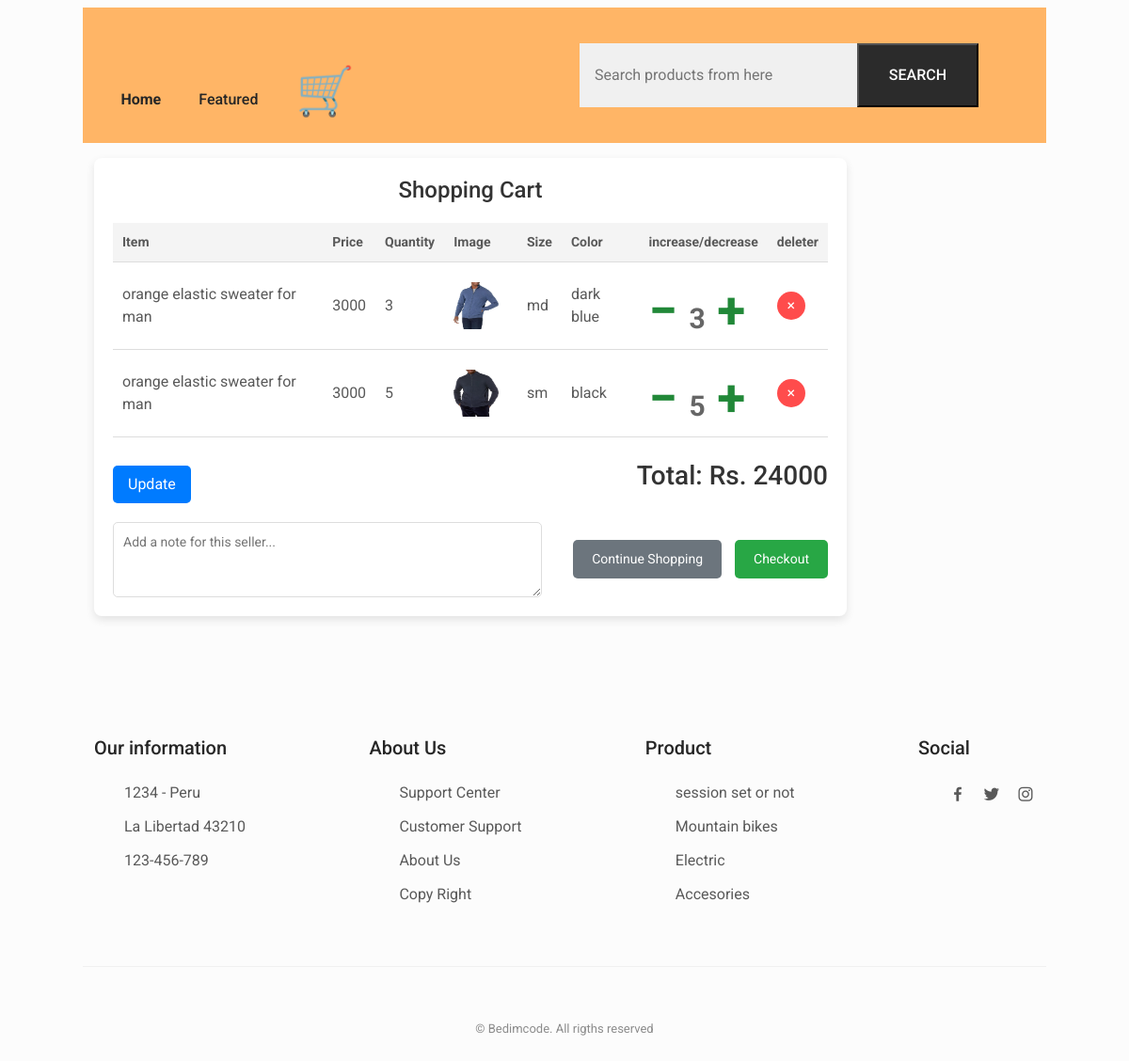
/cart/ (signed in), run on the app's committed database.
### add_to_card/models.py (models this page shows)
class Card(models.Model):
    c_id= models.BigAutoField(auto_created=True, primary_key=True, serialize=False)
    c_user=models.ForeignKey(User,on_delete=models.CASCADE,related_name='user')
    c_product=models.ForeignKey(product,on_delete=models.CASCADE,related_name='product')
    c_color_variant=models.ForeignKey(ColorVariant,on_delete=models.CASCADE,related_name='c_v')
    c_size_variant=models.ForeignKey(SizeVariant,on_delete=models.CASCADE,related_name='s_v')
    quantity=models.IntegerField(default=1)
    price=models.IntegerField(default=0)

### products/models.py (models this page shows, shortened)
class product(models.Model):
    p_id=models.BigAutoField(auto_created=True, primary_key=True, serialize=False,)
    p_name=models.CharField(max_length=100)
    p_price=models.IntegerField()
    p_compony=models.CharField(max_length=100)
    p_is_sale=models.BooleanField(default=False)
    p_description=models.CharField(max_length=1500)
    p_child_category=models.ForeignKey(child_category,on_delete=models.CASCADE,related_name='p_child_category')
    p_gender=models.ForeignKey(gender,on_delete=models.CASCADE,related_name='child_category')
    slug=models.SlugField()
    color_variant = models.ManyToManyField(ColorVariant,blank=True)
    size_variant = models.ManyToManyField(SizeVariant,blank=True)

class product_image(models.Model):
    i_id=  models.BigAutoField(auto_created=True, primary_key=True, serialize=False,)
    image=models.ImageField(upload_to='images')
    product_id=models.ForeignKey(product,on_delete=models.CASCADE,related_name='p_image')

class SizeVariant(models.Model):
    size_name = models.CharField(max_length=100)
    price=models.IntegerField(default=0)

class ColorVariant(models.Model):
    color_name=models.CharField(max_length=100)
    price=models.IntegerField(default=0)

### add_to_card/views.py (the view, shortened to what this page needs)
# urls.py: path('cart/',include('add_to_card.urls')),
def cart(request):
    try:
        values={}
        if(request.GET.get('increaseQuantity')):
            id=request.GET.get('increaseQuantity')
            cartObj=Card.objects.get(c_id=id)
            cartObj.quantity=cartObj.quantity+1
            cartObj.save()
            request.session['NumberOfCartItems']=request.session['NumberOfCartItems']+1
        card_data=Card.objects.filter(c_user=request.user)
        values.update({'card_data':card_data})
        total=0
        for productss in card_data:
            price=productss.c_product.p_price*productss.quantity
            total=total+price
        values.update({'total':total})
        return render(request,'addtocart/addtocart.html',values)
    except Exception as e:
        messages.warning(request,"something went wrong")
        messages.warning(request,e)
        return render(request,'home/notPageFoundError.html')

### templates/addtocart/addtocart.html (shortened to what this page needs)
<!DOCTYPE html>
<html lang="en">
<head>
    <link rel="stylesheet" href="styles.css">
</head>
<body>
    {% extends "base/base.html" %}
    {% block start %}
      <div class="container">
        <div class="row">
            <div class="col">
    <div class="cart-container">
        <h1>Shopping Cart</h1>
        <table class="cart-table">
            <thead>
                <tr>
                    <th>Item</th>
                    <th>Price</th>
                    <th>Quantity</th>
                    <th>Image</th>
                    <th>Size</th>
                    <th>Color</th>
                    <th>increase/decrease</th>
                    <th>deleter</th>
                </tr>
            </thead>
            <tbody>
                {% for product in card_data %}
                <tr>
                    <td>{{product.c_product.p_name}}</td>
                    <td>{{product.c_product.p_price}}</td>
                    <td>{{product.quantity}}</td>
                    <td>
                        <div class="item-details">
                            <img src="/media/images/{{product.c_product.p_image.first.image}}" alt="{{product.c_product.p_name}} image">
                        </div>
                    </td>
                    <td>{{product.c_size_variant.size_name}}</td>
                    <td>{{product.c_color_variant.color_name}}</td>
                    <td> {% include 'addtocart/increase_decreaseButtons.html' %}</td>
                    <td><a href="{% url 'delete_card' product.c_id %}"><button class="remove-btn">&times;</button></a></td>
                </tr>
                {% endfor %}
            </tbody>
        </table>
        <div class="cart-summary">
            <button class="update-btn">Update</button>
            <h3>Total: Rs. {{total}}</h3>
        </div>
        <div class="cart-actions">
            <textarea placeholder="Add a note for this seller..."></textarea>
            <div>
                <button class="shopping-btn">Continue Shopping</button>
                <button class="checkout-btn">Checkout</button>
            </div>
        </div>
    </div>
            </div>
      </div>
    </div>    {% endblock %}

### templates/addtocart/increase_decreaseButtons.html (shortened to what this page needs)
<!DOCTYPE html>
<html lang="en">
<head>
</head>
<body>
    {% if product.quantity > 1 %}
    <button class="minusbutton" name="{{product.c_id}}" id="buttonminus-{{product.c_id}}">&minus;</button>
    {% endif %}
    <span style="font-size: 30px; font-weight: bold; color: #666;">{{product.quantity}}</span>
    <button class="plusbutton" name="{{product.c_id}}" id="buttonplus-{{product.c_id}}">&plus;</button>
</body>
</html>

### static/css/styles.css (style rules this page uses)
:root { --header-height: 3.5rem; --first-color: hsl(31, 100%, 70%); --button-color: hsl(0, 0%, 17%); --button-color-alt: hsl(0, 0%, 21%); --title-color: hsl(0, 0%, 15%); --text-color: hsl(0, 0%, 35%); --text-color-light: hsl(0, 0%, 55%); --body-color: hsl(0, 0%, 99%); --container-color: #fff; --border-color: hsl(0, 0%, 94%); --body-font: 'Roboto', sans-serif; --biggest-font-size: 2rem; --h1-font-size: 1.5rem; --h2-font-size: 1.25rem; --h3-font-size: 1rem; --normal-font-size: .938rem; --small-font-size: .813rem; --smaller-font-size: .75rem; --font-medium: 500; --font-bold: 700; --mb-0-5: .5rem; --mb-0-75: .75rem; --mb-1: 1rem; --mb-1-5: 1.5rem; --mb-2: 2rem; --mb-2-5: 2.5rem; --mb-3: 3rem; --z-tooltip: 10; --z-fixed: 100; }
@media screen and (min-width: 968px) { :root { --biggest-font-size: 2.5rem; --h1-font-size: 2.25rem; --h2-font-size: 1.5rem; --h3-font-size: 1.25rem; --normal-font-size: 1rem; --small-font-size: .875rem; --smaller-font-size: .813rem; } }
* { box-sizing: border-box; padding: 0; margin: 0; }
html { scroll-behavior: smooth; }
body, button, input { font-family: var(--body-font); font-size: var(--normal-font-size); }
body { margin: 0; background-color: var(--body-color); color: var(--text-color); transition: .4s; }
h1, h2, h3, h4 { color: var(--title-color); font-weight: var(--font-medium); }
a { text-decoration: none; }
img { max-width: 100%; height: auto; }
button { cursor: pointer; border: none; outline: none; }
.container { max-width: 1024px; margin-left: var(--mb-1-5); margin-right: var(--mb-1-5); }
@media screen and (min-width: 1024px) { .container { margin-left: auto; margin-right: auto; } }

### templates/addtocart/addtocart.html (style rules this page uses)
body { font-family: Arial, sans-serif; background-color: #f9f9f9; margin: 0; padding: 0; display: block; align-items: center; min-height: 100vh; }
.cart-container { background: #fff; padding: 20px; border-radius: 8px; box-shadow: 0 4px 10px rgba(0, 0, 0, 0.1); width: 90%; max-width: 800px; }
.cart-container h1 { text-align: center; margin-bottom: 20px; font-size: 24px; color: #333; }
.cart-table { width: 100%; border-collapse: collapse; margin-bottom: 20px; }
.cart-table th, .cart-table td { border-bottom: 1px solid #ddd; padding: 10px; text-align: left; }
.cart-table th { background: #f4f4f4; font-size: 14px; }
.cart-table td img { width: 50px; height: 50px; border-radius: 5px; margin-right: 10px; }
.item-details { display: flex; align-items: center; }
.remove-btn { background: #ff4c4c; color: white; border: none; border-radius: 50%; font-size: 16px; width: 30px; height: 30px; cursor: pointer; }
.update-btn { background: #007bff; color: white; border: none; padding: 8px 16px; border-radius: 5px; cursor: pointer; margin-top: 10px; }
.cart-summary { display: flex; justify-content: space-between; align-items: center; margin-bottom: 20px; }
.cart-summary h3 { color: #333; }
.cart-actions { display: flex; justify-content: space-between; align-items: center; }
.cart-actions textarea { width: 60%; height: 80px; border: 1px solid #ddd; border-radius: 5px; padding: 10px; font-size: 14px; }
.cart-actions button { padding: 10px 20px; border: none; border-radius: 5px; font-size: 14px; cursor: pointer; }
.shopping-btn { background: #6c757d; color: white; }
.checkout-btn { background: #28a745; color: white; margin-left: 10px; }
.plusbutton,.minusbutton { height: 40px; background-color: white; font-size: 55px; font-weight: bold; color: #218838; }

### data on the page
Card: c_product.p_name "orange elastic sweater for man", c_product.p_price "3000", quantity "3", c_product.p_image.first.image (picture), c_size_variant.size_name "md", c_color_variant.color_name "dark blue"
Card: c_product.p_name "orange elastic sweater for man", c_product.p_price "3000", quantity "5", c_product.p_image.first.image (picture), c_size_variant.size_name "sm", c_color_variant.color_name "black"

### other printed values
{{ total }} "24000"
